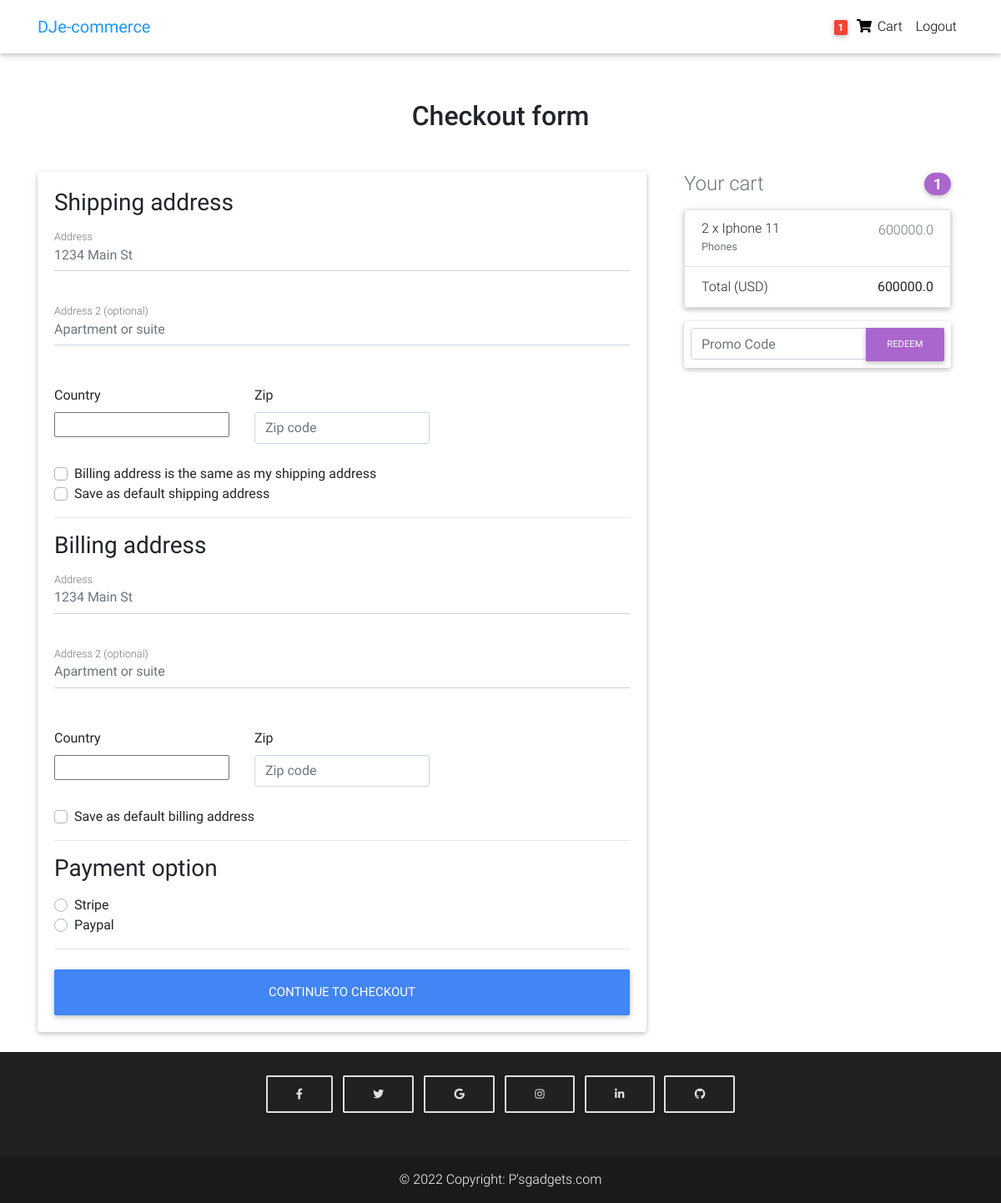
The page /checkout/ (signed in) on the database as committed earlier.
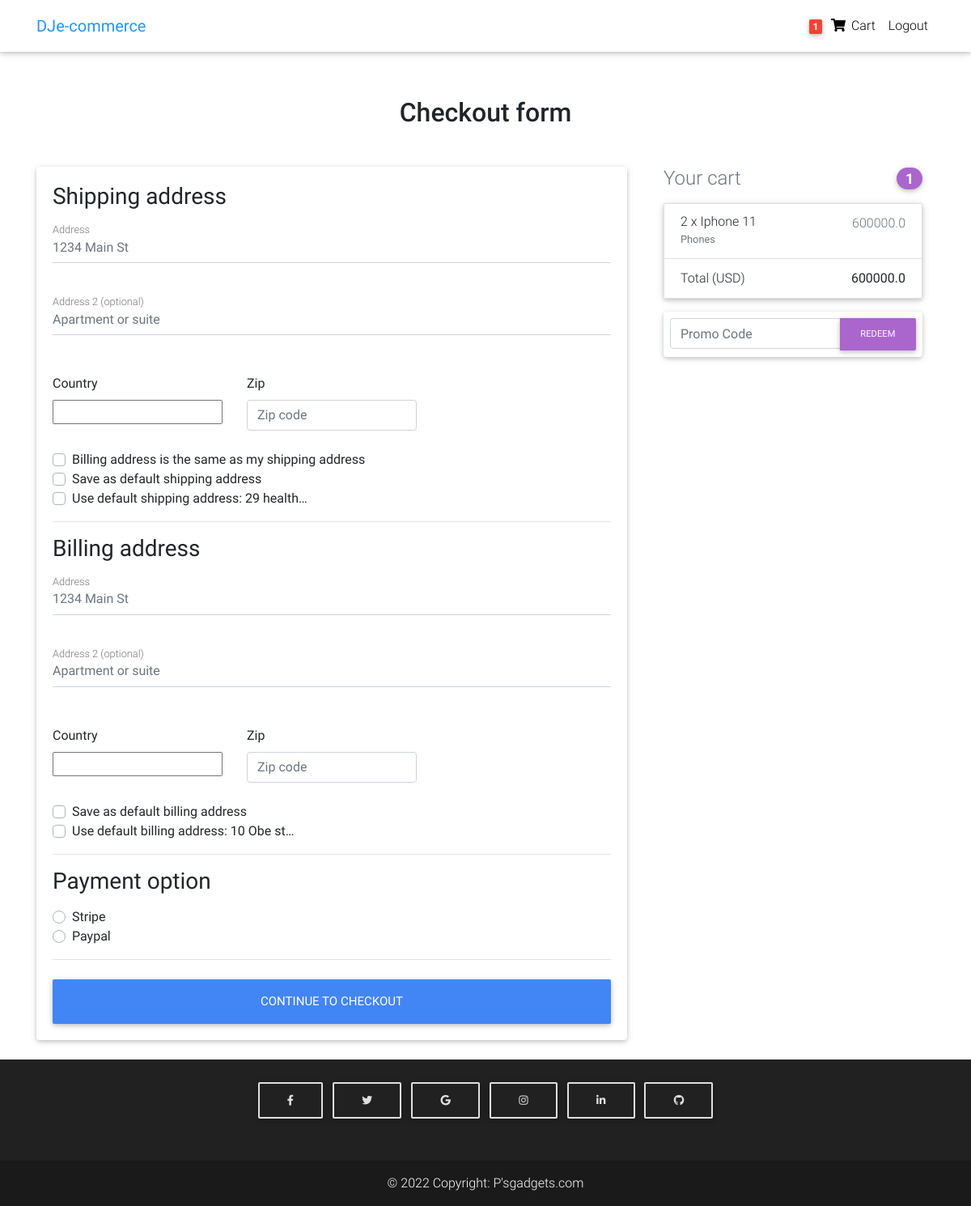
The same page on the database as committed later.
### store/models.py (models this page shows, shortened)
class Address(models.Model):
    user = models.ForeignKey(settings.AUTH_USER_MODEL, on_delete=models.CASCADE)
    street_address = models.CharField(max_length=100)
    apartment_address = models.CharField(max_length=100)
    country = CountryField(multiple=False)
    zip = models.CharField(max_length=100)
    address_type = models.CharField(max_length=2, choices=ADDRESS_CHOICES)
    default = models.BooleanField(default=False)
    class Meta:
        verbose_name_plural = "Addresses"

### store/views.py (the view, shortened to what this page needs)
# urls.py: path("checkout/", CheckoutView.as_view(), name="checkout"),
class CheckoutView(View):
    def get(self, *args, **kwargs):
        try:
            order = Order.objects.get(user=self.request.user, ordered=False)
            form = CheckoutForm()
            context = {
            'form': form,
            'couponform': CouponForm(),
            'order': order,
            'DISPLAY_COUPON_FORM': True,
            }
            shipping_address_qs = Address.objects.filter(
                user=self.request.user,
                address_type="S",
                default=True
            )
            if shipping_address_qs.exists():
                context.update({'default_shipping_address': shipping_address_qs[0]})
            billing_address_qs = Address.objects.filter(
                user=self.request.user,
                address_type="B",
                default=True
            )
            if billing_address_qs.exists():
                context.update({'default_billing_address': billing_address_qs[0]})
            return render(self.request, "store/checkout_3.html", context)
        except ObjectDoesNotExist:
            messages.info(self.request, 'You do not have an active order')
            return redirect("checkout")

### store/forms.py
class CheckoutForm(forms.Form):
    shipping_address = forms.CharField(required=False)
    shipping_address2 = forms.CharField(required=False)
    shipping_country = CountryField(blank_label='(select country)').formfield(
        required=False,
        widget=CountrySelectWidget(attrs={
        'class': 'custom-select d-block w-100'
    }))
    shipping_zip = forms.CharField(required=False)
    billing_address = forms.CharField(required=False)
    billing_address2 = forms.CharField(required=False)
    billing_country = CountryField(blank_label='(select country)').formfield(
        required=False,
        widget=CountrySelectWidget(attrs={'class': 'custom-select d-block w-100',
        }))
    billing_zip = forms.BooleanField(required=False)
    same_billing_address = forms.BooleanField(required=False)
    set_default_shipping = forms.BooleanField(required=False)
    use_default_shipping = forms.BooleanField(required=False)
    set_default_billing = forms.BooleanField(required=False)
    use_default_billing = forms.BooleanField(required=False)
    payment_option = forms.ChoiceField(widget=forms.RadioSelect, choices=PAYMENT_CHOICES)

### store/templates/store/checkout_3.html (shortened to what the changed rows need)
{% extends "store/check_base.html" %}
{% load crispy_forms_tags %}
{% block content %}
  <main >
    <div class="container wow fadeIn">
      <h2 class="my-5 h2 text-center">Checkout form</h2>
      <div class="row">
        <div class="col-md-8 mb-4">
          <div class="card">
            <form method="POST" class="card-body">
              {% if default_shipping_address %}
              <div class="custom-control custom-checkbox">
                <label class="custom-control-label" for="use_default_shipping">Use default shipping address: {{ default_shipping_address.street_address|truncatechars:10 }}</label>
              </div>
              {% endif %}
              {% if default_billing_address %}
              <div class="custom-control custom-checkbox">
                <label class="custom-control-label" for="use_default_billing">Use default billing address: {{ default_billing_address.street_address|truncatechars:10 }}</label>
              </div>
              {% endif %}
            </form>
          </div>
        </div>
      </div>
    </div>
  </main>
{% endblock content %}

Rows that differ between the two databases and show on the page:
added Address: street_address "29 health…"
added Address: street_address "10 Obe st…"
Other text that changed with them:
text now shown: "Use default shipping address: Use default billing address:"
